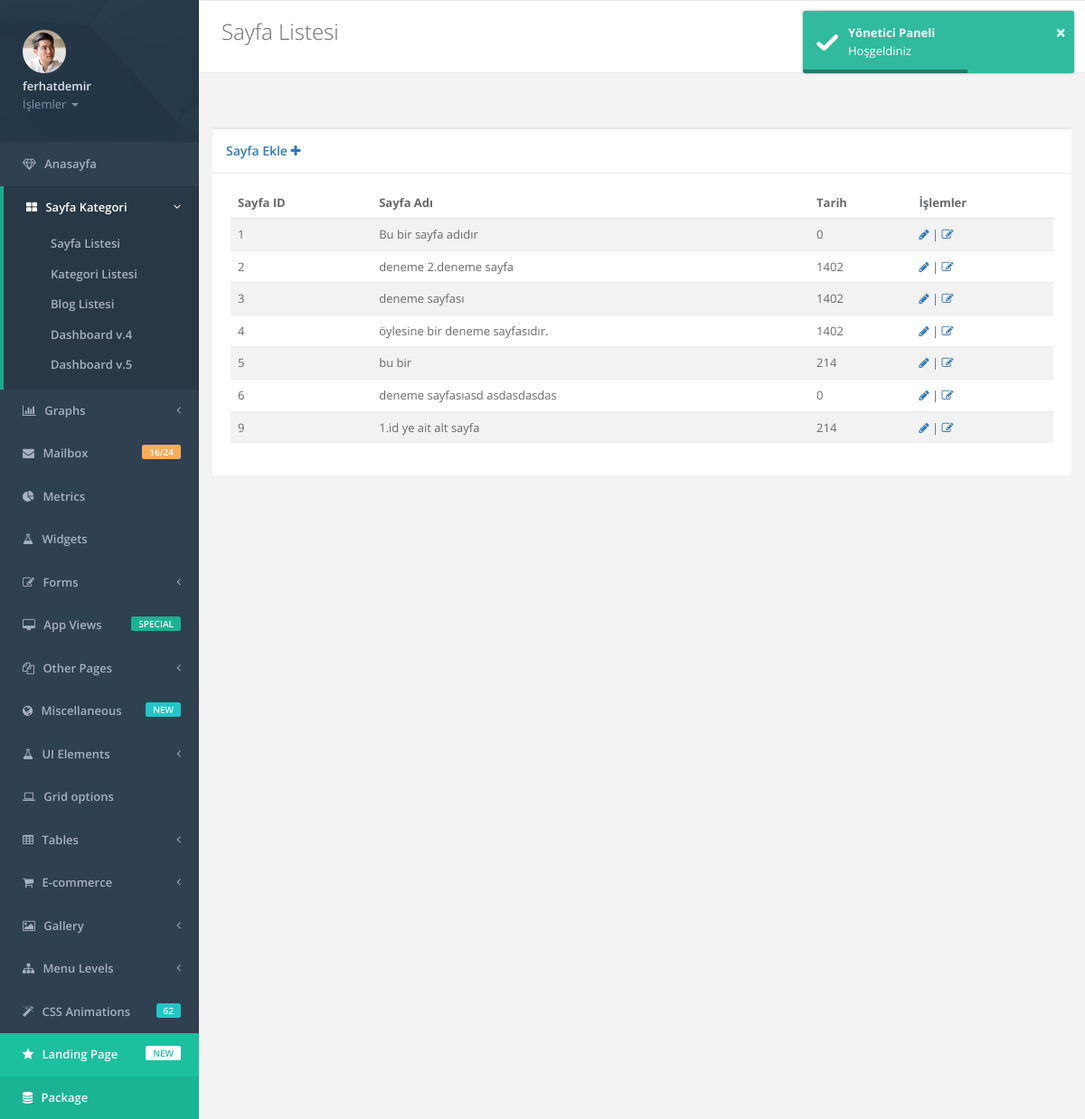
Page /Yonetici/sayfalistesi?id=1 (signed in) on the committed database.
### tables this page shows
CREATE TABLE `sayfa` (
  `SayfaID` int(11) NOT NULL,
  `Title` varchar(255) NOT NULL,
  `Keywords` varchar(255) NOT NULL,
  `Description` varchar(255) NOT NULL,
  `H1` varchar(255) NOT NULL,
  `Icerik` text NOT NULL,
  `Tarih` int(11) NOT NULL,
  `Menu` varchar(255) NOT NULL,
  `Kullanici_ID` int(11) NOT NULL,
  `SayfaTipi_ID` int(11) NOT NULL
);

### Yonetici/sayfalistesi.php (the view, shortened to what this page needs)
 <?php
    $dizi = array();
    $db = new PDO("mysql:host=localhost;dbname=onyil_bilisim;","root","");
    $db->setAttribute(PDO::ATTR_ERRMODE,PDO::ERRMODE_EXCEPTION);
    $query = $db->query('select * from sayfa where SayfaTipi_ID="'.$_GET["id"].'"' , PDO::FETCH_ASSOC);
     foreach ($query as $key => $value) {
        $dizi[$key] = $value;
         }
 ?>
<!DOCTYPE html>
<html>
<head>
   <?php include 'head.php'; ?>
</head>
<body>
    <div id="wrapper">
       <?php include 'header.php'; ?>
           <div id="page-wrapper" class="gray-bg">
            <div class="row wrapper border-bottom white-bg page-heading">
                <div class="col-lg-10">
                    <h2>Sayfa Listesi</h2>
                </div>
                <div class="col-lg-2">
                </div>
            </div>
        <div class="wrapper wrapper-content animated fadeInRight">
            </div>
            <div class="row">
                <div class="col-lg-12">
                    <div class="ibox ">
                          <div class="ibox-title">
                            <h5><a href="/Onyil/Yonetici/Sayfa?id=0&id2=<?php echo $_GET["id"]; ?>" >Sayfa Ekle  <i class="fa fa-plus  "></i></a></h5>
                        </div>
                        <div class="ibox-content">
                            <div class="table-responsive">
                                <table class="table table-striped">
                                    <thead>
                                    <tr>
                                        <th>Sayfa ID</th>
                                        <th>Sayfa Adı </th>
                                        <th>Tarih</th>
                                        <th>İşlemler</th>
                                    </tr>
                                    </thead>
                                    <tbody>
                                        <?php
                                            foreach ($dizi as $key => $value) {
                                                echo "<tr>
                                                    <td>".$dizi[$key]["SayfaID"]."</td>
                                                    <td>".$dizi[$key]["Title"]."</td>
                                                    <td>".$dizi[$key]["Tarih"]."</td>
                                                    <td><a href='/Onyil/Yonetici/Sayfa?id=".$dizi[$key]["SayfaID"]."'><i class='fa fa-pencil'></i></a> | <a href='/Onyil/Yonetici/sayfalistesi?id=".$dizi[$key]["SayfaID"]."'><i class='fa fa-edit'></i></a></td>
                                                </tr>";
                                            }
                                         ?>
                                    </tbody>
                                </table>
                            </div>
                        </div>
                    </div>
                </div>
            </div>
        </div>
        </div>
</body>
</html>

### Yonetici/head.php (shortened to what this page needs)
<link href="css/bootstrap.min.css" rel="stylesheet">
<link href="font-awesome/css/font-awesome.css" rel="stylesheet">
<link href="css/plugins/toastr/toastr.min.css" rel="stylesheet">
<link href="js/plugins/gritter/jquery.gritter.css" rel="stylesheet">
<link href="css/animate.css" rel="stylesheet">
<link href="css/style.css" rel="stylesheet">
<link href="css/plugins/summernote/summernote-bs4.css" rel="stylesheet">

### Yonetici/header.php (shortened to what this page needs)
<nav class="navbar-default navbar-static-side" role="navigation">
        <div class="sidebar-collapse">
            <ul class="nav metismenu" id="side-menu">
                <li class="nav-header">
                    <div class="dropdown profile-element">
                        <img alt="image" class="rounded-circle" src="img/profile_small.jpg"/>
                        <a data-toggle="dropdown" class="dropdown-toggle" href="#">
                            <span class="block m-t-xs font-bold"><?php echo $_SESSION["username"]; ?></span>
                            <span class="text-muted text-xs block">İşlemler <b class="caret"></b></span>
                        </a>
                    </div>
                </li>
                <li>
                    <a href="/Onyil/Yonetici/index"><i class="fa fa-diamond"></i> <span class="nav-label">Anasayfa</span></a>
                </li>
                <li class="active">
                    <a href="#"><i class="fa fa-th-large"></i> <span class="nav-label">Sayfa Kategori</span> <span class="fa arrow"></span></a>
                    <ul class="nav nav-second-level">
                        <li><a href="/Onyil/Yonetici/sayfalistesi?id=1">Sayfa Listesi</a></li>
                        <li><a href="#">Kategori Listesi</a></li>
                        <li><a href="#">Blog Listesi</a></li>
                        <li><a href="#">Dashboard v.4</a></li>
                        <li><a href="#">Dashboard v.5 </a></li>
                    </ul>
                </li>
                <li>
                    <a href="#"><i class="fa fa-bar-chart-o"></i> <span class="nav-label">Graphs</span><span class="fa arrow"></span></a>
                </li>
                <li>
                    <a href="#"><i class="fa fa-envelope"></i> <span class="nav-label">Mailbox </span><span class="label label-warning float-right">16/24</span></a>
                </li>
                <li>
                    <a href="metrics.html"><i class="fa fa-pie-chart"></i> <span class="nav-label">Metrics</span>  </a>
                </li>
                <li>
                    <a href="widgets.html"><i class="fa fa-flask"></i> <span class="nav-label">Widgets</span></a>
                </li>
                <li>
                    <a href="#"><i class="fa fa-edit"></i> <span class="nav-label">Forms</span><span class="fa arrow"></span></a>
                </li>
                <li>
                    <a href="#"><i class="fa fa-desktop"></i> <span class="nav-label">App Views</span>  <span class="float-right label label-primary">SPECIAL</span></a>
                </li>
                <li>
                    <a href="#"><i class="fa fa-files-o"></i> <span class="nav-label">Other Pages</span><span class="fa arrow"></span></a>
                </li>
                <li>
                    <a href="#"><i class="fa fa-globe"></i> <span class="nav-label">Miscellaneous</span><span class="label label-info float-right">NEW</span></a>
                </li>
                <li>
                    <a href="#"><i class="fa fa-flask"></i> <span class="nav-label">UI Elements</span><span class="fa arrow"></span></a>
                </li>
                <li>
                    <a href="grid_options.html"><i class="fa fa-laptop"></i> <span class="nav-label">Grid options</span></a>
                </li>
                <li>
                    <a href="#"><i class="fa fa-table"></i> <span class="nav-label">Tables</span><span class="fa arrow"></span></a>
                </li>
                <li>
                    <a href="#"><i class="fa fa-shopping-cart"></i> <span class="nav-label">E-commerce</span><span class="fa arrow"></span></a>
                </li>
                <li>
                    <a href="#"><i class="fa fa-picture-o"></i> <span class="nav-label">Gallery</span><span class="fa arrow"></span></a>
                </li>
                <li>
                    <a href="#"><i class="fa fa-sitemap"></i> <span class="nav-label">Menu Levels </span><span class="fa arrow"></span></a>
                </li>
                <li>
                    <a href="css_animation.html"><i class="fa fa-magic"></i> <span class="nav-label">CSS Animations </span><span class="label label-info float-right">62</span></a>
                </li>
                <li class="landing_link">
                    <a target="_blank" href="landing.html"><i class="fa fa-star"></i> <span class="nav-label">Landing Page</span> <span class="label label-warning float-right">NEW</span></a>
                </li>
                <li class="special_link">
                    <a href="package.html"><i class="fa fa-database"></i> <span class="nav-label">Package</span></a>
                </li>
            </ul>
        </div>
    </nav>

### rows in the picture
sayfa: SayfaID "1", Title "Bu bir sayfa adıdır", Tarih "0"
sayfa: SayfaID "2", Title "deneme 2.deneme sayfa", Tarih "1402"
sayfa: SayfaID "3", Title "deneme sayfası", Tarih "1402"
sayfa: SayfaID "4", Title "öylesine bir deneme sayfasıdır.", Tarih "1402"
sayfa: SayfaID "5", Title "bu bir", Tarih "214"
sayfa: SayfaID "6", Title "deneme sayfasıasd asdasdasdas", Tarih "0"
sayfa: SayfaID "9", Title "1.id ye ait alt sayfa", Tarih "214"

### other values in the picture
$_SESSION["username"] "ferhatdemir"
